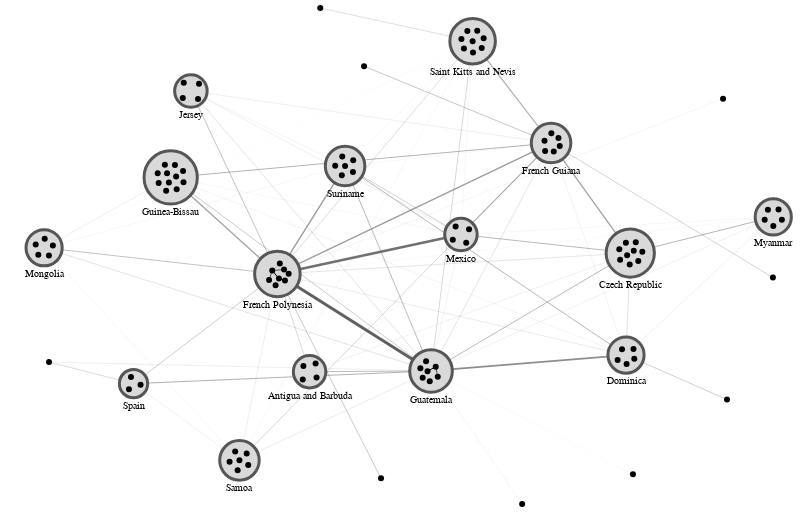

The notebook cell this image was saved under:
### Code cell
alph(
    G2,
    weight_attr="weight",
    node_args=dict(
        size=36,
        strokeWidth=0,
        tooltip_attrs=["name", "country"],
    ),
    combo_group_by="country",
    combo_layout_fn=lambda G: layout.force_atlas(
        G,
        weight_attr="weight",
        strongGravityMode=True,
        gravity=1,
        edgeWeightInfluence=1.2,
        seed=seed,
    ),
    combo_node_additional_attrs={
        country: {"country": country or ""} for country in more_countries
    },
    combo_node_args=dict(
        tooltip_attrs=["country:N"],
        label_attr="country:N",
        label_offset=8,
    ),
    combo_edge_args=dict(
        strokeWidth=alt.Size("weight", scale=alt.Scale(range=[0.1, 3]), legend=None),
    ),
    combo_size_scale_range=[6**2,80**2],
    combo_inner_graph_scale_factor=0.5,
    combo_empty_attr_action="promote",
    width=800,
    height=500,
).configure_view(strokeWidth=0)
